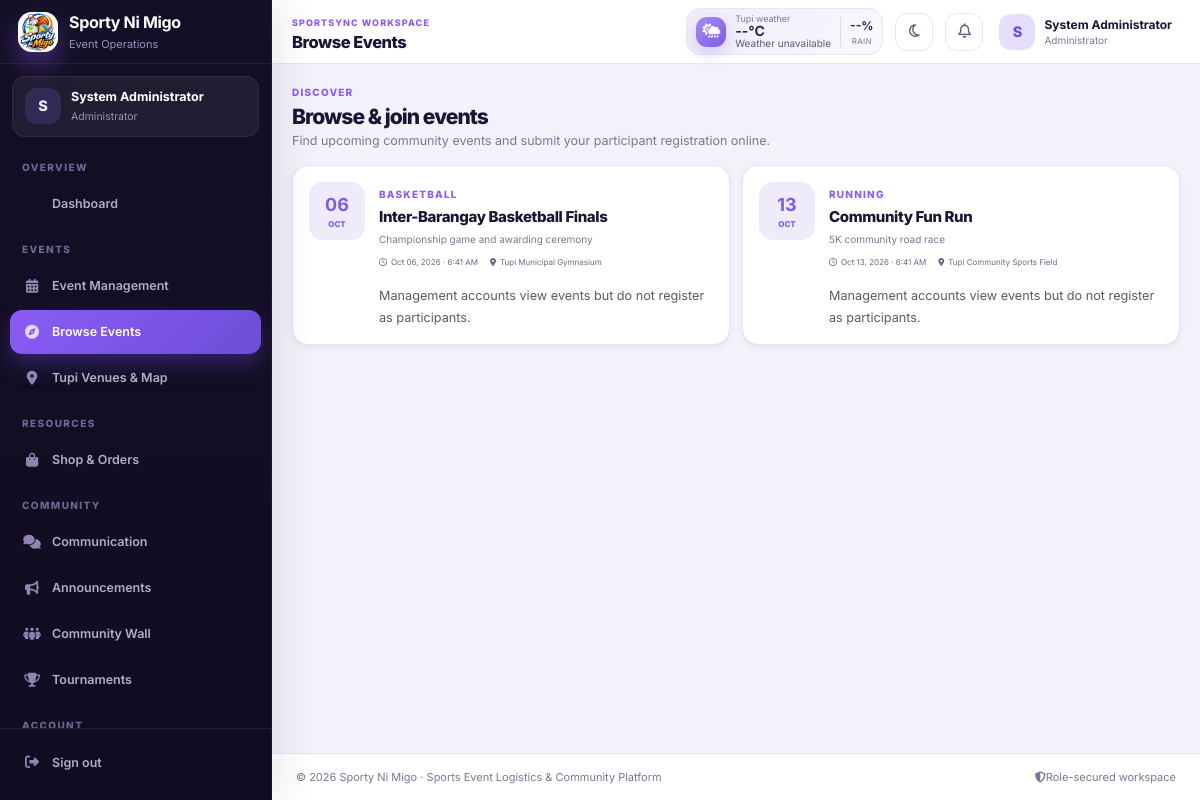
Screenshot of /index.php?page=discover (signed in) with the database file from the repository.
### tables this page shows
CREATE TABLE users (
  id INT AUTO_INCREMENT PRIMARY KEY,
  role_id INT NOT NULL,
  full_name VARCHAR(120) NOT NULL,
  email VARCHAR(150) UNIQUE NOT NULL,
  password_hash VARCHAR(255) NOT NULL,
  clerk_id VARCHAR(64) NULL UNIQUE,
  phone VARCHAR(40),
  address VARCHAR(255) NULL,
  status ENUM('active','inactive') DEFAULT 'active',
  failed_login_attempts INT NOT NULL DEFAULT 0,
  locked_until DATETIME NULL,
  email_verified_at DATETIME NULL,
  last_login_at DATETIME NULL,
  reset_token_hash CHAR(64) NULL,
  reset_expires_at DATETIME NULL,
  created_at TIMESTAMP DEFAULT CURRENT_TIMESTAMP,
  updated_at TIMESTAMP DEFAULT CURRENT_TIMESTAMP ON UPDATE CURRENT_TIMESTAMP,
  INDEX idx_users_role (role_id),
  FOREIGN KEY (role_id) REFERENCES roles(id)
);

CREATE TABLE roles (
  id INT AUTO_INCREMENT PRIMARY KEY,
  name VARCHAR(50) UNIQUE NOT NULL
);

CREATE TABLE events (
  id INT AUTO_INCREMENT PRIMARY KEY,
  title VARCHAR(160) NOT NULL,
  description TEXT,
  event_type VARCHAR(80),
  start_at DATETIME NOT NULL,
  end_at DATETIME NOT NULL,
  venue_id INT NULL,
  organizer_id INT NULL,
  status ENUM('draft','scheduled','ongoing','completed','cancelled') DEFAULT 'scheduled',
  is_outdoor TINYINT(1) DEFAULT 0,
  created_at TIMESTAMP DEFAULT CURRENT_TIMESTAMP,
  INDEX idx_events_organizer_schedule (organizer_id, status, start_at),
  INDEX idx_events_venue_schedule (venue_id, status, start_at, end_at),
  FOREIGN KEY (venue_id) REFERENCES venues(id) ON DELETE SET NULL,
  FOREIGN KEY (organizer_id) REFERENCES users(id) ON DELETE SET NULL
);

CREATE TABLE venues (
  id INT AUTO_INCREMENT PRIMARY KEY,
  name VARCHAR(120) NOT NULL,
  address VARCHAR(255),
  latitude DECIMAL(10,7),
  longitude DECIMAL(10,7),
  capacity INT DEFAULT 0,
  facilities TEXT,
  layout_notes TEXT,
  image_path VARCHAR(255) NULL,
  status ENUM('available','maintenance','inactive') DEFAULT 'available',
  created_at TIMESTAMP DEFAULT CURRENT_TIMESTAMP
);

### index.php (the view, shortened to what the rows shown need)
<?php
require 'config/db.php';
require 'config/auth.php';
require 'config/schedule.php';
validate_session_user($pdo);
$u=current_user();
$page=$_GET['page']??'dashboard';
$isAdmin=has_role(['Administrator']);
$isManager=can_role('manage_events');
$canPlanEvent=can_role('plan_event');
$canRegisterEvent=can_role('register_event');
$menu=[
 'dashboard'=>['Dashboard','fa-grid-2','Overview'],
 'events'=>[$isManager?'Event Management':'My Events','fa-calendar-days','Events'],
 'discover'=>['Browse Events','fa-compass','Events'],
 'venues'=>['Tupi Venues & Map','fa-location-dot','Events'],
 'shop'=>[$isManager?'Shop & Orders':'Equipment Shop','fa-bag-shopping','Resources'],
 'communication'=>['Communication','fa-comments','Community'],
 'announcements'=>['Announcements','fa-bullhorn','Community'],
 'community'=>['Community Wall','fa-people-group','Community'],
 'tournament'=>['Tournaments','fa-trophy','Community'],
 'profile'=>['My Profile','fa-user','Account'],
];
if($canPlanEvent){
    $menu=['dashboard'=>$menu['dashboard'],'plan'=>['Plan an Event','fa-calendar-plus','Events']] + array_diff_key($menu,['dashboard'=>1]);
}else{
    $menu['equipment']=['Equipment Management','fa-dumbbell','Manage'];
}
if($isManager){
    $menu['participants']=['Participants','fa-users','Manage'];
    $menu['inventory']=['Inventory','fa-boxes-stacked','Manage'];
    $menu['reports']=['Reports','fa-chart-column','Manage'];
}
if($isAdmin){$menu['users']=['Users','fa-user-shield','Manage'];$menu['sms']=['SMS Notifications','fa-mobile-screen-button','Admin'];$menu['manage']=['Data Management','fa-database','Admin'];}
?><!doctype html>
<html lang="en"><head>
<link href="https://cdn.jsdelivr.net/npm/bootstrap@5.3.3/dist/css/bootstrap.min.css" rel="stylesheet"><link href="https://cdnjs.cloudflare.com/ajax/libs/font-awesome/6.5.2/css/all.min.css" rel="stylesheet"><link rel="stylesheet" href="https://unpkg.com/leaflet@1.9.4/dist/leaflet.css"><link rel="stylesheet" href="assets/css/app.css?v=20261002a"><link rel="stylesheet" href="assets/css/ui-polish.css?v=20261002a"></head>
<body class="app-body">
<div class="app-shell">
<aside class="sidebar" id="sidebar">
 <div class="sidebar-user"><div class="avatar"><?=e(strtoupper(substr($u['name'],0,1)))?></div><div class="min-w-0"><strong><?=e($u['name'])?></strong><small><?=e($u['role_name'])?></small></div></div>
</aside>
<div class="content-wrap">
<header class="topbar"><div class="topbar-left"><div><h1><?=e($menu[$page][0]??'Dashboard')?></h1></div></div><div class="topbar-right"><a class="user-chip" href="?page=profile"><div class="avatar"><?=e(strtoupper(substr($u['name'],0,1)))?></div><div class="d-none d-md-block"><strong><?=e($u['name'])?></strong><small><?=e($u['role_name'])?></small></div></a></div></header>
<main class="main-content" id="mainContent" tabindex="-1">
<?php if($page==='dashboard'):
if($isManager){
 $myEvents=(int)$pdo->query('SELECT COUNT(*) FROM events WHERE status<>"cancelled"')->fetchColumn();
 $upcoming=(int)$pdo->query('SELECT COUNT(*) FROM events WHERE start_at>NOW() AND status="scheduled"')->fetchColumn();
 $reserved=(int)$pdo->query('SELECT COALESCE(SUM(quantity),0) FROM event_equipment_reservations WHERE status="reserved"')->fetchColumn();
 $orderCount=(int)$pdo->query('SELECT COUNT(*) FROM orders WHERE status IN("pending","confirmed","ready")')->fetchColumn();
 $userCount=(int)$pdo->query('SELECT COUNT(*) FROM users WHERE status="active"')->fetchColumn();
 $nextEvents=$pdo->query('SELECT e.*,v.name venue_name FROM events e LEFT JOIN venues v ON v.id=e.venue_id WHERE e.start_at>=NOW() AND e.status="scheduled" ORDER BY e.start_at LIMIT 4')->fetchAll();
}else{
 $q=$pdo->prepare('SELECT COUNT(*) FROM events WHERE organizer_id=? AND status<>"cancelled"');$q->execute([$u['id']]);$myEvents=(int)$q->fetchColumn();
 $q=$pdo->prepare('SELECT COUNT(*) FROM events WHERE organizer_id=? AND start_at>NOW() AND status="scheduled"');$q->execute([$u['id']]);$upcoming=(int)$q->fetchColumn();
 $q=$pdo->prepare('SELECT COALESCE(SUM(quantity),0) FROM event_equipment_reservations WHERE user_id=? AND status="reserved"');$q->execute([$u['id']]);$reserved=(int)$q->fetchColumn();
 $q=$pdo->prepare('SELECT COUNT(*) FROM orders WHERE user_id=? AND status<>"cancelled"');$q->execute([$u['id']]);$orderCount=(int)$q->fetchColumn();
 $userCount=0;
 $q=$pdo->prepare('SELECT e.*,v.name venue_name FROM events e LEFT JOIN venues v ON v.id=e.venue_id WHERE e.organizer_id=? AND e.start_at>=NOW() AND e.status="scheduled" ORDER BY e.start_at LIMIT 4');$q->execute([$u['id']]);$nextEvents=$q->fetchAll();
}
$recentNotices=$pdo->query('SELECT a.*,u.full_name FROM announcements a LEFT JOIN users u ON u.id=a.created_by WHERE expires_at IS NULL OR expires_at>NOW() ORDER BY created_at DESC LIMIT 3')->fetchAll();
$community=$pdo->query('SELECT p.*,u.full_name FROM community_posts p JOIN users u ON u.id=p.user_id ORDER BY p.created_at DESC LIMIT 3')->fetchAll();
?>
<div class="dashboard-welcome">
 <div><span class="eyebrow">WELCOME BACK</span><h2>Hello, <?=e(explode(' ',$u['name'])[0])?> 👋</h2><p><?=$isManager?'Monitor events, resources, users, orders, and urgent communications from one workspace.':'Your next event, venue, equipment, updates, and conversations are all within reach.'?></p><div class="hero-actions"><?php if($canPlanEvent):?><a class="btn btn-primary" href="?page=plan"><i class="fa-solid fa-calendar-plus"></i>Plan an event</a><?php else:?><a class="btn btn-primary" href="?page=events"><i class="fa-solid fa-calendar-check"></i>Manage events</a><?php endif;?><a class="btn btn-soft" href="?page=communication"><i class="fa-solid fa-comments"></i>Open messages</a></div></div>
 <div class="weather-hero" id="dashboardWeather"><i class="fa-solid fa-cloud-showers-heavy"></i><div><small>Current weather · Tupi</small><strong id="dashWeatherTemp">--°C</strong><span id="dashWeatherText">Checking live conditions...</span></div><div class="weather-metrics"><span><b id="dashRain">--%</b> rain</span><span><b id="dashWind">--</b> km/h</span></div></div>
</div>
<div class="stats-grid dashboard-stats"><div class="stat-card"><div class="stat-icon blue"><i class="fa-solid fa-calendar-check"></i></div><div><small><?=$isManager?'Total events':'My events'?></small><strong><?=$myEvents?></strong></div></div><div class="stat-card"><div class="stat-icon green"><i class="fa-solid fa-clock"></i></div><div><small>Upcoming</small><strong><?=$upcoming?></strong></div></div><div class="stat-card"><div class="stat-icon orange"><i class="fa-solid fa-dumbbell"></i></div><div><small>Reserved equipment</small><strong><?=$reserved?></strong></div></div><div class="stat-card"><div class="stat-icon purple"><i class="fa-solid fa-bag-shopping"></i></div><div><small>Orders</small><strong><?=$orderCount?></strong></div></div><?php if($isManager):?><div class="stat-card"><div class="stat-icon blue"><i class="fa-solid fa-location-dot"></i></div><div><small>Active venues</small><strong><?=$pdo->query('SELECT COUNT(*) FROM venues WHERE status="available"')->fetchColumn()?></strong></div></div><?php endif;?><?php if($isAdmin):?><div class="stat-card"><div class="stat-icon blue"><i class="fa-solid fa-user-shield"></i></div><div><small>Active users</small><strong><?=$userCount?></strong></div></div><?php endif;?></div>
<div class="dashboard-grid">
 <section class="panel"><div class="panel-head"><div><span class="eyebrow">UPCOMING</span><h3><?=$isManager?'Upcoming events':'Your next events'?></h3></div><a href="?page=events">View all</a></div><?php if(!$nextEvents):?><div class="empty-state compact"><i class="fa-regular fa-calendar-plus"></i><h4>No upcoming events yet</h4><p><?=$canPlanEvent?'Choose a date on the planner to create your first event.':'No scheduled event is waiting for management.'?></p><?php if($canPlanEvent):?><a class="btn btn-primary btn-sm" href="?page=plan">Open planner</a><?php endif;?></div><?php else:?><div class="event-list"><?php foreach($nextEvents as $e):?><article class="event-row"><div class="event-date"><strong><?=date('d',strtotime($e['start_at']))?></strong><span><?=strtoupper(date('M',strtotime($e['start_at'])))?></span></div><div class="event-info"><h4><?=e($e['title'])?></h4><p><i class="fa-regular fa-clock"></i><?=e(date('g:i A',strtotime($e['start_at'])))?> · <i class="fa-solid fa-location-dot"></i><?=e($e['venue_name']??'TBA')?></p></div><a class="icon-btn" href="?page=events"><i class="fa-solid fa-arrow-right"></i></a></article><?php endforeach;?></div><?php endif;?></section>
 <section class="panel"><div class="panel-head"><div><span class="eyebrow">ANNOUNCEMENTS</span><h3>Latest notices</h3></div><a href="?page=announcements">View all</a></div><?php if(!$recentNotices):?><div class="empty-state compact"><i class="fa-regular fa-bell"></i><h4>No announcements</h4><p>Important reminders will appear here.</p></div><?php else:foreach($recentNotices as $n):?><article class="dashboard-notice <?=e($n['type'])?>"><i class="fa-solid <?=$n['type']==='emergency'?'fa-triangle-exclamation':'fa-bullhorn'?>"></i><div><strong><?=e($n['title'])?></strong><p><?=e(mb_strimwidth(strip_tags($n['body']),0,105,'…'))?></p><small><?=e(date('M d · g:i A',strtotime($n['created_at'])))?></small></div></article><?php endforeach;endif;?></section>
 <section class="panel quick-panel"><div class="panel-head"><div><span class="eyebrow">QUICK ACCESS</span><h3>What do you want to do?</h3></div></div><div class="quick-grid"><?php if($canPlanEvent):?><a href="?page=plan"><i class="fa-solid fa-calendar-plus"></i><span>Plan event</span></a><?php endif;?><a href="?page=venues"><i class="fa-solid fa-map-location-dot"></i><span>Find venue</span></a><a href="?page=shop"><i class="fa-solid fa-bag-shopping"></i><span>Equipment shop</span></a><a href="?page=communication"><i class="fa-solid fa-comments"></i><span>Messages</span></a><a href="?page=community"><i class="fa-solid fa-people-group"></i><span>Community</span></a><a href="?page=announcements"><i class="fa-solid fa-bullhorn"></i><span>Notices</span></a></div></section>
 <section class="panel"><div class="panel-head"><div><span class="eyebrow">COMMUNITY</span><h3>Latest activity</h3></div><a href="?page=community">Open wall</a></div><?php if(!$community):?><div class="empty-state compact"><i class="fa-solid fa-people-group"></i><h4>No community posts yet</h4><p>Event and tournament updates will appear here.</p></div><?php else:foreach($community as $p):?><div class="feed-mini"><div class="avatar"><?=e(strtoupper(substr($p['full_name'],0,1)))?></div><div><strong><?=e($p['full_name'])?></strong><p><?=e(mb_strimwidth($p['content'],0,110,'…'))?></p><small><?=e(date('M d, g:i A',strtotime($p['created_at'])))?></small></div></div><?php endforeach;endif;?></section>
</div>
<?php elseif($page==='discover'):
$events=$pdo->query('SELECT e.*,v.name venue_name,v.address FROM events e LEFT JOIN venues v ON v.id=e.venue_id WHERE e.status="scheduled" AND e.start_at>NOW() ORDER BY e.start_at')->fetchAll();$reg=$pdo->prepare('SELECT event_id,status FROM event_registrations WHERE user_id=?');$reg->execute([$u['id']]);$joined=[];foreach($reg->fetchAll() as $x)$joined[(int)$x['event_id']]=$x['status'];
?>
<div class="page-intro"><div><h2>Browse & join events</h2></div></div><div class="event-discovery-grid"><?php foreach($events as $e):?><article class="panel discover-card"><div class="discover-date"><strong><?=date('d',strtotime($e['start_at']))?></strong><span><?=strtoupper(date('M',strtotime($e['start_at'])))?></span></div><div class="discover-body"><span class="eyebrow"><?=e($e['event_type']?:'SPORTS EVENT')?></span><h3><?=e($e['title'])?></h3><p><?=e(mb_strimwidth($e['description'],0,130,'…'))?></p><div class="discover-meta"><span><i class="fa-regular fa-clock"></i><?=e(date('M d, Y · g:i A',strtotime($e['start_at'])))?></span><span><i class="fa-solid fa-location-dot"></i><?=e($e['venue_name']??'TBA')?></span></div><?php if(!$canRegisterEvent):?><div class="mt-3"><span class="text-muted small">Management accounts view events but do not register as participants.</span></div><?php elseif(isset($joined[$e['id']])):?><div class="mt-3"><?=status_badge($joined[$e['id']])?></div><?php endif;?></div></article><?php endforeach;?></div>
<?php endif;?>
</main>
</div></div>

### rows the page displays
users: full_name "S", full_name "System Administrator", role.name "Administrator"
events: start_at "06", start_at "OCT", event_type "BASKETBALL", title "Inter-Barangay Basketball Finals", description "Championship game and awarding ceremony", start_at "Oct 06, 2026 · 6:41 AM", venue.name "Tupi Municipal Gymnasium"
events: start_at "13", start_at "OCT", event_type "RUNNING", title "Community Fun Run", description "5K community road race", start_at "Oct 13, 2026 · 6:41 AM", venue.name "Tupi Community Sports Field"

### other values shown
$m[2] "OVERVIEW"
$m[0] "Dashboard"
$m[2] "EVENTS"
$m[0] "Event Management"
$m[0] "Browse Events"
$m[0] "Tupi Venues & Map"
$m[2] "RESOURCES"
$m[0] "Shop & Orders"
$m[2] "COMMUNITY"
$m[0] "Communication"
$m[0] "Announcements"
$m[0] "Community Wall"
$m[0] "Tournaments"
$m[2] "ACCOUNT"
$menu[$page][0] "Browse Events"
